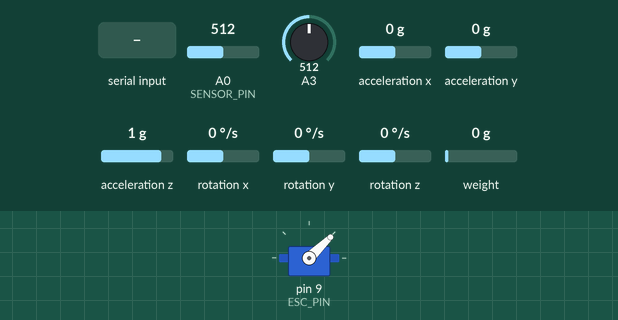
This sketch was run on a simulated Arduino Uno, built with avr-gcc and run on an emulated ATmega328P. Parts: servo. The inputs (shaded band) are chosen by the test bench; at power-on: A0 (SENSOR_PIN) = 512, A3 = 512, acceleration x 0 g, acceleration y 0 g, acceleration z 1 g, rotation x 0 °/s, rotation y 0 °/s, rotation z 0 °/s, weight on the scale 0 g. What the sketch prints to the serial monitor is not drawn.

Above: at 3.4 s.
3.5 s: "s" received over Serial
Timing chart, 0 to 17.3 s (numbered marks = the images above; inputs shaded):
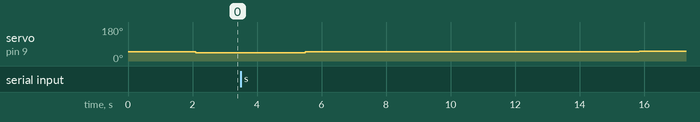

Measured:
- after the input at 3.5 s, servo on pin 9 (ESC_PIN): 44° → 50° after 2.0 s, → 51° 10.4 s later

The sketch:

Code_for_advanced_version.ino
```cpp
#include <HX711.h>
#include <Wire.h>
#include <SparkFun_MMA8452Q.h>
#include <Servo.h> // Для керування ESC

MMA8452Q accel;
Servo myESC; // Об'єкт ESC
#define ESC_PIN 9 // PWM-вихід до ESC

#define SENSOR_PIN A0
const int sampleWindow = 200;
const int threshold = 80;
const float referenceValue = 0.1048;

bool started = false;

int direction = 1; // Початковий напрямок (1 - вперед, 0 - назад)

int currentSpeed = 1050; // Поточна швидкість ESC
int targetSpeed = 1300;  // Цільова швидкість ESC
const int speedStep = 5; // Крок зміни швидкості

unsigned long lastSpeedUpdate = 0;
const int speedUpdateInterval = 50; // Інтервал оновлення швидкості (мс)

HX711 scale;
uint8_t dataPin = 6;
uint8_t clockPin = 7;

void setup() {
  accel.init();
  pinMode(SENSOR_PIN, INPUT);

  scale.begin(dataPin, clockPin);
  scale.set_scale(686.011047);
  scale.tare(20);
  Serial.begin(115200);

  // Ініціалізація ESC
  myESC.attach(ESC_PIN);
   myESC.writeMicroseconds(1060); // Ініціалізація ESC
   delay(100);
  myESC.writeMicroseconds(1000); // Мінімальна потужність
  delay(100);
}


void loop() {
  if (Serial.available() > 0) {
    char incoming = Serial.read();
    if (incoming == 's') {
      started = true;
    }
    if (incoming == 'b') {
      direction = 1 - direction; // Перемикач напрямку
    }
    if (incoming == 'g') {
      started = false;
      myESC.writeMicroseconds(1000); // Зменшуємо швидкість до мінімуму при зупинці
    }
  }

  if (started) {
    scale.tare(20);

    for (int speed = 1060; speed < 1160; speed += 1){
      myESC.writeMicroseconds(speed);
    double kgS = 0;
    if (scale.is_ready()) {
      kgS = scale.get_units(1);
    }
    if (kgS < 0)
    {
      kgS *= -1;
    }

    double vibrationX = 0, vibrationY = 0, vibrationZ = 0;
    if (accel.available()) {
      accel.read();
      vibrationX = accel.cx;
      vibrationY = accel.cy;
      vibrationZ = accel.cz;
    }
    delay(500);

    int sample;
    unsigned long startMillis = millis();
    float peakToPeak = 0;
    unsigned int signalMax = 0;
    unsigned int signalMin = 1024;

    while (millis() - startMillis < sampleWindow) {
      sample = analogRead(0);
      if (sample < 1024) {
        if (sample > signalMax) {
          signalMax = sample;
        } else if (sample < signalMin) {
          signalMin = sample;
        }
      }
    }

    double dB = 20 * log10(signalMax / (double)referenceValue);
    if (Serial.available() > 0) {
          char incoming = Serial.read();
            if (incoming == 'g') {
              started = false;
              //Serial.println("stop");
               break;
            }
      }
      float current = 0;
      for(int i = 0; i < 1000; i++)
      {
      current = current + (.0264 * analogRead(A3) -13.51) / 1000;
      delay(1);
      }
    String data = String(kgS) + "|" + String(vibrationX) + "|" + String(vibrationY) + "|" + String(vibrationZ) + "|" + String(current*1.75 + 0.02) + "|" + String(dB);
    Serial.println(data);
    delay(100);
  }
  started = false;
  myESC.writeMicroseconds(1000);
  }
}
```
